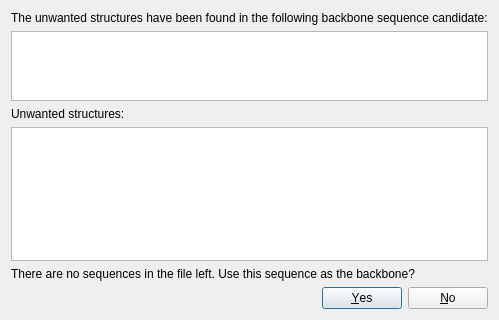
<?xml version="1.0" encoding="UTF-8"?>
<ui version="4.0">
 <class>UnwantedStructuresInBackboneDialog</class>
 <widget class="QDialog" name="UnwantedStructuresInBackboneDialog">
  <property name="geometry">
   <rect>
    <x>0</x>
    <y>0</y>
    <width>480</width>
    <height>320</height>
   </rect>
  </property>
  <property name="windowTitle">
   <string>PCR Primer Design for DNA Assembly</string>
  </property>
  <layout class="QVBoxLayout" name="verticalLayout" stretch="0,1,0,2,0,0">
   <item>
    <widget class="QLabel" name="sequenceLabel">
     <property name="text">
      <string>The unwanted structures have been found in the following backbone sequence candidate:</string>
     </property>
    </widget>
   </item>
   <item>
    <widget class="QTextEdit" name="sequenceTextEdit">
     <property name="html">
      <string>&lt;!DOCTYPE HTML PUBLIC &quot;-//W3C//DTD HTML 4.0//EN&quot; &quot;http://www.w3.org/TR/REC-html40/strict.dtd&quot;&gt;
&lt;html&gt;&lt;head&gt;&lt;meta name=&quot;qrichtext&quot; content=&quot;1&quot; /&gt;&lt;style type=&quot;text/css&quot;&gt;
p, li { white-space: pre-wrap; }
&lt;/style&gt;&lt;/head&gt;&lt;body style=&quot; font-family:'MS Shell Dlg 2'; font-size:8.25pt; font-weight:400; font-style:normal;&quot;&gt;
&lt;p style=&quot;-qt-paragraph-type:empty; margin-top:0px; margin-bottom:0px; margin-left:0px; margin-right:0px; -qt-block-indent:0; text-indent:0px;&quot;&gt;&lt;br /&gt;&lt;/p&gt;&lt;/body&gt;&lt;/html&gt;</string>
     </property>
    </widget>
   </item>
   <item>
    <widget class="QLabel" name="unwantedLabel">
     <property name="text">
      <string>Unwanted structures:</string>
     </property>
    </widget>
   </item>
   <item>
    <widget class="QTextEdit" name="unwantedTextEdit">
     <property name="readOnly">
      <bool>true</bool>
     </property>
     <property name="html">
      <string>&lt;!DOCTYPE HTML PUBLIC &quot;-//W3C//DTD HTML 4.0//EN&quot; &quot;http://www.w3.org/TR/REC-html40/strict.dtd&quot;&gt;
&lt;html&gt;&lt;head&gt;&lt;meta name=&quot;qrichtext&quot; content=&quot;1&quot; /&gt;&lt;style type=&quot;text/css&quot;&gt;
p, li { white-space: pre-wrap; }
&lt;/style&gt;&lt;/head&gt;&lt;body style=&quot; font-family:'MS Shell Dlg 2'; font-size:8.25pt; font-weight:400; font-style:normal;&quot;&gt;
&lt;p style=&quot;-qt-paragraph-type:empty; margin-top:12px; margin-bottom:0px; margin-left:0px; margin-right:0px; -qt-block-indent:0; text-indent:0px;&quot;&gt;&lt;br /&gt;&lt;/p&gt;&lt;/body&gt;&lt;/html&gt;</string>
     </property>
    </widget>
   </item>
   <item>
    <widget class="QLabel" name="questionLabel">
     <property name="text">
      <string>There are no sequences in the file left. Use this sequence as the backbone?</string>
     </property>
    </widget>
   </item>
   <item>
    <widget class="QDialogButtonBox" name="buttonBox">
     <property name="orientation">
      <enum>Qt::Horizontal</enum>
     </property>
     <property name="standardButtons">
      <set>QDialogButtonBox::No|QDialogButtonBox::Yes</set>
     </property>
     <property name="centerButtons">
      <bool>false</bool>
     </property>
    </widget>
   </item>
  </layout>
 </widget>
 <resources/>
 <connections>
  <connection>
   <sender>buttonBox</sender>
   <signal>accepted()</signal>
   <receiver>UnwantedStructuresInBackboneDialog</receiver>
   <slot>accept()</slot>
   <hints>
    <hint type="sourcelabel">
     <x>248</x>
     <y>254</y>
    </hint>
    <hint type="destinationlabel">
     <x>157</x>
     <y>274</y>
    </hint>
   </hints>
  </connection>
  <connection>
   <sender>buttonBox</sender>
   <signal>rejected()</signal>
   <receiver>UnwantedStructuresInBackboneDialog</receiver>
   <slot>reject()</slot>
   <hints>
    <hint type="sourcelabel">
     <x>316</x>
     <y>260</y>
    </hint>
    <hint type="destinationlabel">
     <x>286</x>
     <y>274</y>
    </hint>
   </hints>
  </connection>
 </connections>
</ui>
